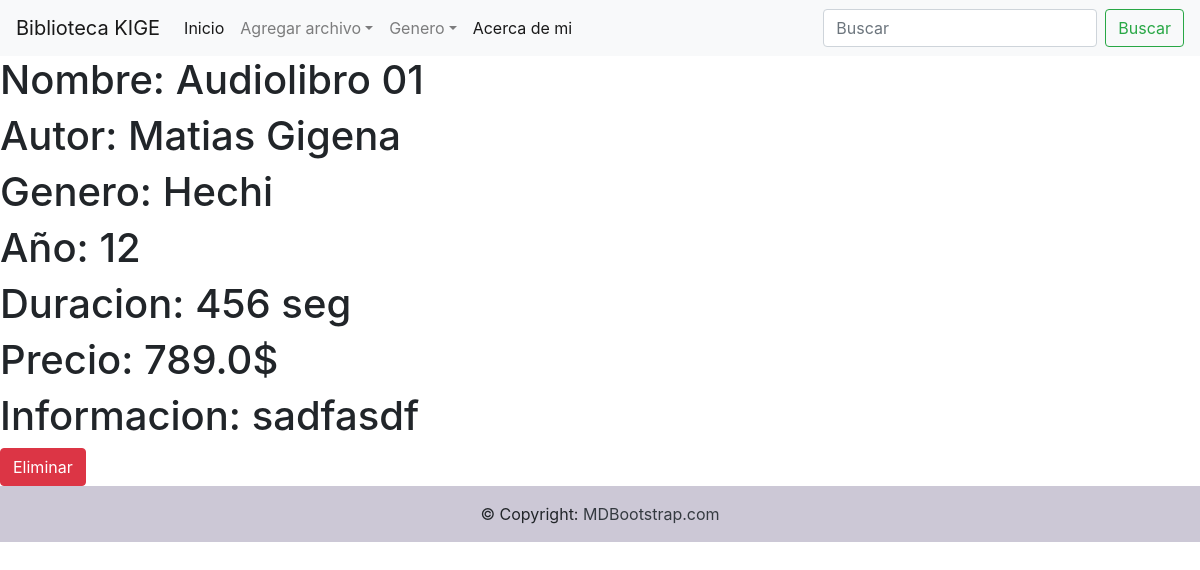
/audios/detail-audio/5/, run on the app's committed database.
### audios/models.py (models this page shows, shortened)
class Audio(models.Model):
    name = models.CharField(max_length=50)
    author = models.CharField(max_length=50)
    genero = models.CharField(max_length=20, null=True, blank=True)
    year = models.IntegerField()
    time = models.IntegerField()
    price = models.FloatField()
    info = models.CharField(max_length=100)
    class Meta:
        verbose_name="Audio"
        verbose_name_plural="Audios"

### audios/views.py (the view)
# urls.py: path("detail-audio/<int:pk>/",Detail_audio.as_view(),name="Detalles_del_audiolibro"),
class Detail_audio(DetailView):
    model = Audio
    template_name = "audios/detail_audio.html"

### templates/audios/detail_audio.html (shortened to what this page needs)
{% extends "base.html" %}
{% block contenido_que_cambia %}
    <h1>Nombre: {{object.name}}</h1>
    <h1>Autor: {{object.author}}</h1>
    <h1>Genero: {{object.genero}}</h1>
    <h1>Año: {{object.year}}</h1>
    <h1>Duracion: {{object.time}} seg</h1>
    <h1>Precio: {{object.price}}$</h1>
    <h1>Informacion: {{object.info}}</h1>
    <a href="/audios/delete-audio/{{object.id}}/" class="btn btn-danger">Eliminar</a>
{% endblock %}

### data on the page
Audio: name "Audiolibro 01", author "Matias Gigena", genero "Hechi", year "12", time "456", price "789.0", info "sadfasdf"
